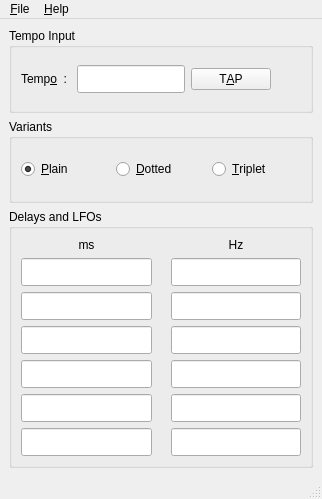
<ui version="4.0" >
 <class>ZestMainWindowClass</class>
 <widget class="QMainWindow" name="ZestMainWindowClass" >
  <property name="geometry" >
   <rect>
    <x>0</x>
    <y>0</y>
    <width>322</width>
    <height>499</height>
   </rect>
  </property>
  <property name="sizePolicy" >
   <sizepolicy vsizetype="Minimum" hsizetype="Minimum" >
    <horstretch>0</horstretch>
    <verstretch>0</verstretch>
   </sizepolicy>
  </property>
  <property name="font" >
   <font>
    <pointsize>9</pointsize>
    <kerning>true</kerning>
   </font>
  </property>
  <property name="windowTitle" >
   <string>ZEST</string>
  </property>
  <widget class="QWidget" name="centralwidget" >
   <property name="geometry" >
    <rect>
     <x>0</x>
     <y>26</y>
     <width>322</width>
     <height>450</height>
    </rect>
   </property>
   <layout class="QGridLayout" name="gridLayout_4" >
    <item row="0" column="0" >
     <widget class="QGroupBox" name="groupBox" >
      <property name="title" >
       <string>Tempo Input</string>
      </property>
      <layout class="QGridLayout" name="gridLayout" >
       <item row="0" column="0" >
        <widget class="QLabel" name="tempoLabel" >
         <property name="text" >
          <string>Temp&amp;o  : </string>
         </property>
         <property name="buddy" >
          <cstring>tempoEdit</cstring>
         </property>
        </widget>
       </item>
       <item row="0" column="1" >
        <widget class="QLineEdit" name="tempoEdit" >
         <property name="minimumSize" >
          <size>
           <width>60</width>
           <height>28</height>
          </size>
         </property>
         <property name="baseSize" >
          <size>
           <width>60</width>
           <height>28</height>
          </size>
         </property>
         <property name="toolTip" >
          <string>Enter tempo in BPM and hit 'enter' or use mouse wheel</string>
         </property>
        </widget>
       </item>
       <item row="0" column="2" >
        <widget class="QPushButton" name="tapButton" >
         <property name="toolTip" >
          <string>Click in sync with beats until steadiness indicator goes green</string>
         </property>
         <property name="text" >
          <string>T&amp;AP</string>
         </property>
        </widget>
       </item>
       <item row="0" column="3" >
        <widget class="QLabel" name="steadyHint" >
         <property name="minimumSize" >
          <size>
           <width>24</width>
           <height>0</height>
          </size>
         </property>
         <property name="text" >
          <string/>
         </property>
        </widget>
       </item>
      </layout>
     </widget>
    </item>
    <item row="1" column="0" >
     <widget class="QGroupBox" name="groupBox_3" >
      <property name="title" >
       <string>Variants</string>
      </property>
      <layout class="QGridLayout" >
       <item row="0" column="0" >
        <widget class="QRadioButton" name="plainRadio" >
         <property name="text" >
          <string>&amp;Plain</string>
         </property>
         <property name="checked" >
          <bool>true</bool>
         </property>
        </widget>
       </item>
       <item row="0" column="1" >
        <widget class="QRadioButton" name="dottedRadio" >
         <property name="text" >
          <string>&amp;Dotted</string>
         </property>
        </widget>
       </item>
       <item row="0" column="2" >
        <widget class="QRadioButton" name="tripletRadio" >
         <property name="text" >
          <string>&amp;Triplet</string>
         </property>
        </widget>
       </item>
      </layout>
     </widget>
    </item>
    <item row="2" column="0" >
     <widget class="QGroupBox" name="groupBox_2" >
      <property name="title" >
       <string>Delays and LFOs</string>
      </property>
      <layout class="QGridLayout" name="gridLayout_3" >
       <item row="0" column="0" >
        <layout class="QGridLayout" name="gridLayout_2" >
         <item row="0" column="0" >
          <widget class="QLabel" name="label_7" >
           <property name="text" >
            <string>ms</string>
           </property>
           <property name="alignment" >
            <set>Qt::AlignCenter</set>
           </property>
          </widget>
         </item>
         <item row="0" column="2" >
          <widget class="QLabel" name="label_8" >
           <property name="text" >
            <string>Hz</string>
           </property>
           <property name="alignment" >
            <set>Qt::AlignCenter</set>
           </property>
          </widget>
         </item>
         <item row="1" column="0" >
          <widget class="QLineEdit" name="wholePeriodEdit" >
           <property name="minimumSize" >
            <size>
             <width>60</width>
             <height>28</height>
            </size>
           </property>
           <property name="baseSize" >
            <size>
             <width>60</width>
             <height>28</height>
            </size>
           </property>
           <property name="alignment" >
            <set>Qt::AlignRight|Qt::AlignTrailing|Qt::AlignVCenter</set>
           </property>
           <property name="readOnly" >
            <bool>true</bool>
           </property>
          </widget>
         </item>
         <item row="1" column="1" >
          <widget class="QLabel" name="label_3" >
           <property name="text" >
            <string/>
           </property>
           <property name="pixmap" >
            <pixmap resource="../../../resources/pixmaps.qrc" >:/notes/pix/whole.png</pixmap>
           </property>
           <property name="alignment" >
            <set>Qt::AlignCenter</set>
           </property>
          </widget>
         </item>
         <item row="1" column="2" >
          <widget class="QLineEdit" name="wholeLfoEdit" >
           <property name="sizePolicy" >
            <sizepolicy vsizetype="Fixed" hsizetype="Expanding" >
             <horstretch>0</horstretch>
             <verstretch>0</verstretch>
            </sizepolicy>
           </property>
           <property name="minimumSize" >
            <size>
             <width>60</width>
             <height>28</height>
            </size>
           </property>
           <property name="baseSize" >
            <size>
             <width>60</width>
             <height>28</height>
            </size>
           </property>
           <property name="readOnly" >
            <bool>true</bool>
           </property>
          </widget>
         </item>
         <item row="2" column="0" >
          <widget class="QLineEdit" name="halfPeriodEdit" >
           <property name="minimumSize" >
            <size>
             <width>60</width>
             <height>28</height>
            </size>
           </property>
           <property name="baseSize" >
            <size>
             <width>60</width>
             <height>28</height>
            </size>
           </property>
           <property name="alignment" >
            <set>Qt::AlignRight|Qt::AlignTrailing|Qt::AlignVCenter</set>
           </property>
           <property name="readOnly" >
            <bool>true</bool>
           </property>
          </widget>
         </item>
         <item row="2" column="1" >
          <widget class="QLabel" name="label" >
           <property name="text" >
            <string/>
           </property>
           <property name="pixmap" >
            <pixmap resource="../../../resources/pixmaps.qrc" >:/notes/pix/half.png</pixmap>
           </property>
           <property name="alignment" >
            <set>Qt::AlignCenter</set>
           </property>
          </widget>
         </item>
         <item row="2" column="2" >
          <widget class="QLineEdit" name="halfLfoEdit" >
           <property name="minimumSize" >
            <size>
             <width>60</width>
             <height>28</height>
            </size>
           </property>
           <property name="baseSize" >
            <size>
             <width>60</width>
             <height>28</height>
            </size>
           </property>
           <property name="readOnly" >
            <bool>true</bool>
           </property>
          </widget>
         </item>
         <item row="3" column="0" >
          <widget class="QLineEdit" name="quarterPeriodEdit" >
           <property name="minimumSize" >
            <size>
             <width>60</width>
             <height>28</height>
            </size>
           </property>
           <property name="baseSize" >
            <size>
             <width>60</width>
             <height>28</height>
            </size>
           </property>
           <property name="alignment" >
            <set>Qt::AlignRight|Qt::AlignTrailing|Qt::AlignVCenter</set>
           </property>
           <property name="readOnly" >
            <bool>true</bool>
           </property>
          </widget>
         </item>
         <item row="3" column="1" >
          <widget class="QLabel" name="label_2" >
           <property name="text" >
            <string/>
           </property>
           <property name="pixmap" >
            <pixmap resource="../../../resources/pixmaps.qrc" >:/notes/pix/quarter.png</pixmap>
           </property>
           <property name="alignment" >
            <set>Qt::AlignCenter</set>
           </property>
          </widget>
         </item>
         <item row="3" column="2" >
          <widget class="QLineEdit" name="quarterLfoEdit" >
           <property name="minimumSize" >
            <size>
             <width>60</width>
             <height>28</height>
            </size>
           </property>
           <property name="baseSize" >
            <size>
             <width>60</width>
             <height>28</height>
            </size>
           </property>
           <property name="readOnly" >
            <bool>true</bool>
           </property>
          </widget>
         </item>
         <item row="4" column="0" >
          <widget class="QLineEdit" name="eighthPeriodEdit" >
           <property name="minimumSize" >
            <size>
             <width>60</width>
             <height>28</height>
            </size>
           </property>
           <property name="baseSize" >
            <size>
             <width>60</width>
             <height>28</height>
            </size>
           </property>
           <property name="alignment" >
            <set>Qt::AlignRight|Qt::AlignTrailing|Qt::AlignVCenter</set>
           </property>
           <property name="readOnly" >
            <bool>true</bool>
           </property>
          </widget>
         </item>
         <item row="4" column="1" >
          <widget class="QLabel" name="label_6" >
           <property name="text" >
            <string/>
           </property>
           <property name="pixmap" >
            <pixmap resource="../../../resources/pixmaps.qrc" >:/notes/pix/eighth.png</pixmap>
           </property>
           <property name="alignment" >
            <set>Qt::AlignCenter</set>
           </property>
          </widget>
         </item>
         <item row="4" column="2" >
          <widget class="QLineEdit" name="eighthLfoEdit" >
           <property name="minimumSize" >
            <size>
             <width>60</width>
             <height>28</height>
            </size>
           </property>
           <property name="baseSize" >
            <size>
             <width>60</width>
             <height>28</height>
            </size>
           </property>
           <property name="readOnly" >
            <bool>true</bool>
           </property>
          </widget>
         </item>
         <item row="5" column="0" >
          <widget class="QLineEdit" name="sixteenthPeriodEdit" >
           <property name="minimumSize" >
            <size>
             <width>60</width>
             <height>28</height>
            </size>
           </property>
           <property name="baseSize" >
            <size>
             <width>60</width>
             <height>28</height>
            </size>
           </property>
           <property name="alignment" >
            <set>Qt::AlignRight|Qt::AlignTrailing|Qt::AlignVCenter</set>
           </property>
           <property name="readOnly" >
            <bool>true</bool>
           </property>
          </widget>
         </item>
         <item row="5" column="1" >
          <widget class="QLabel" name="label_5" >
           <property name="text" >
            <string/>
           </property>
           <property name="pixmap" >
            <pixmap resource="../../../resources/pixmaps.qrc" >:/notes/pix/sixteenth.png</pixmap>
           </property>
           <property name="alignment" >
            <set>Qt::AlignCenter</set>
           </property>
          </widget>
         </item>
         <item row="5" column="2" >
          <widget class="QLineEdit" name="sixteenthLfoEdit" >
           <property name="minimumSize" >
            <size>
             <width>60</width>
             <height>28</height>
            </size>
           </property>
           <property name="baseSize" >
            <size>
             <width>60</width>
             <height>28</height>
            </size>
           </property>
           <property name="readOnly" >
            <bool>true</bool>
           </property>
          </widget>
         </item>
         <item row="6" column="0" >
          <widget class="QLineEdit" name="thirtySecondPeriodEdit" >
           <property name="minimumSize" >
            <size>
             <width>60</width>
             <height>28</height>
            </size>
           </property>
           <property name="baseSize" >
            <size>
             <width>60</width>
             <height>28</height>
            </size>
           </property>
           <property name="alignment" >
            <set>Qt::AlignRight|Qt::AlignTrailing|Qt::AlignVCenter</set>
           </property>
           <property name="readOnly" >
            <bool>true</bool>
           </property>
          </widget>
         </item>
         <item row="6" column="1" >
          <widget class="QLabel" name="label_4" >
           <property name="text" >
            <string/>
           </property>
           <property name="pixmap" >
            <pixmap resource="../../../resources/pixmaps.qrc" >:/notes/pix/thirtysecond.png</pixmap>
           </property>
           <property name="alignment" >
            <set>Qt::AlignCenter</set>
           </property>
          </widget>
         </item>
         <item row="6" column="2" >
          <widget class="QLineEdit" name="thirtySecondLfoEdit" >
           <property name="minimumSize" >
            <size>
             <width>60</width>
             <height>28</height>
            </size>
           </property>
           <property name="baseSize" >
            <size>
             <width>60</width>
             <height>28</height>
            </size>
           </property>
           <property name="readOnly" >
            <bool>true</bool>
           </property>
          </widget>
         </item>
        </layout>
       </item>
      </layout>
     </widget>
    </item>
   </layout>
  </widget>
  <widget class="QMenuBar" name="menubar" >
   <property name="geometry" >
    <rect>
     <x>0</x>
     <y>0</y>
     <width>322</width>
     <height>26</height>
    </rect>
   </property>
   <widget class="QMenu" name="menuHelp" >
    <property name="title" >
     <string>&amp;Help</string>
    </property>
    <addaction name="actionAbout" />
   </widget>
   <widget class="QMenu" name="menuFile" >
    <property name="title" >
     <string>&amp;File</string>
    </property>
    <addaction name="actionQuit" />
   </widget>
   <addaction name="menuFile" />
   <addaction name="menuHelp" />
  </widget>
  <widget class="QStatusBar" name="statusbar" >
   <property name="geometry" >
    <rect>
     <x>0</x>
     <y>476</y>
     <width>322</width>
     <height>23</height>
    </rect>
   </property>
  </widget>
  <action name="actionQuit" >
   <property name="text" >
    <string>&amp;Quit</string>
   </property>
   <property name="statusTip" >
    <string>Quit Zest</string>
   </property>
   <property name="shortcut" >
    <string>Ctrl+Q</string>
   </property>
  </action>
  <action name="actionAbout" >
   <property name="text" >
    <string>About &amp;Zest...</string>
   </property>
   <property name="statusTip" >
    <string>About Zest</string>
   </property>
  </action>
 </widget>
 <tabstops>
  <tabstop>tempoEdit</tabstop>
  <tabstop>tapButton</tabstop>
  <tabstop>plainRadio</tabstop>
  <tabstop>dottedRadio</tabstop>
  <tabstop>tripletRadio</tabstop>
  <tabstop>wholePeriodEdit</tabstop>
  <tabstop>halfPeriodEdit</tabstop>
  <tabstop>quarterPeriodEdit</tabstop>
  <tabstop>eighthPeriodEdit</tabstop>
  <tabstop>sixteenthPeriodEdit</tabstop>
  <tabstop>thirtySecondPeriodEdit</tabstop>
  <tabstop>wholeLfoEdit</tabstop>
  <tabstop>halfLfoEdit</tabstop>
  <tabstop>quarterLfoEdit</tabstop>
  <tabstop>eighthLfoEdit</tabstop>
  <tabstop>sixteenthLfoEdit</tabstop>
  <tabstop>thirtySecondLfoEdit</tabstop>
 </tabstops>
 <resources>
  <include location="../../../resources/pixmaps.qrc" />
 </resources>
 <connections/>
</ui>
